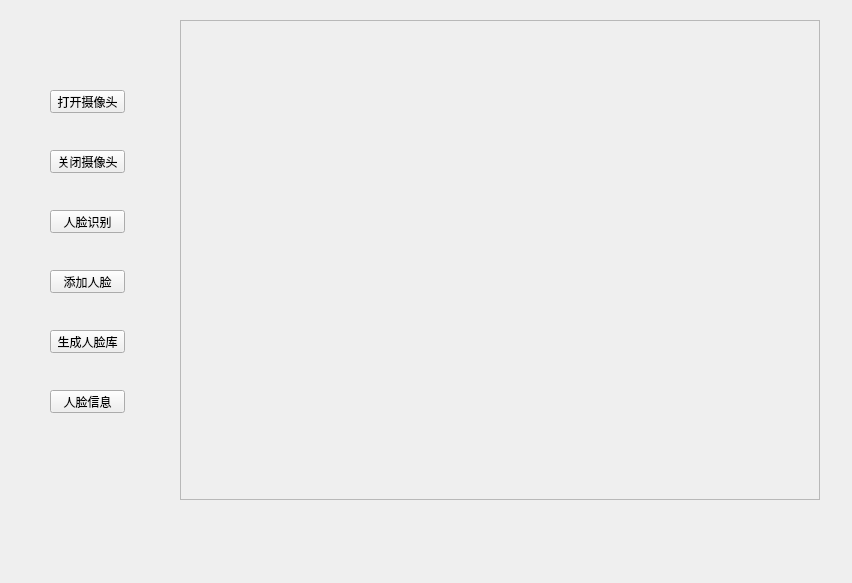
<?xml version="1.0" encoding="UTF-8"?>
<ui version="4.0">
 <class>Form</class>
 <widget class="QWidget" name="Form">
  <property name="geometry">
   <rect>
    <x>0</x>
    <y>0</y>
    <width>852</width>
    <height>583</height>
   </rect>
  </property>
  <property name="windowTitle">
   <string>Face Reg</string>
  </property>
  <widget class="QLabel" name="image_label">
   <property name="geometry">
    <rect>
     <x>180</x>
     <y>20</y>
     <width>640</width>
     <height>480</height>
    </rect>
   </property>
   <property name="frameShape">
    <enum>QFrame::StyledPanel</enum>
   </property>
   <property name="frameShadow">
    <enum>QFrame::Sunken</enum>
   </property>
   <property name="text">
    <string/>
   </property>
   <property name="textFormat">
    <enum>Qt::AutoText</enum>
   </property>
   <property name="scaledContents">
    <bool>false</bool>
   </property>
   <property name="alignment">
    <set>Qt::AlignCenter</set>
   </property>
  </widget>
  <widget class="QPushButton" name="OpenCamera_pushButton">
   <property name="geometry">
    <rect>
     <x>50</x>
     <y>90</y>
     <width>75</width>
     <height>23</height>
    </rect>
   </property>
   <property name="text">
    <string>打开摄像头</string>
   </property>
  </widget>
  <widget class="QPushButton" name="CloseCamera_pushButton">
   <property name="geometry">
    <rect>
     <x>50</x>
     <y>150</y>
     <width>75</width>
     <height>23</height>
    </rect>
   </property>
   <property name="text">
    <string>关闭摄像头</string>
   </property>
  </widget>
  <widget class="QPushButton" name="FaceReg_pushButton">
   <property name="geometry">
    <rect>
     <x>50</x>
     <y>210</y>
     <width>75</width>
     <height>23</height>
    </rect>
   </property>
   <property name="text">
    <string>人脸识别</string>
   </property>
  </widget>
  <widget class="QPushButton" name="addFace_pushButton">
   <property name="geometry">
    <rect>
     <x>50</x>
     <y>270</y>
     <width>75</width>
     <height>23</height>
    </rect>
   </property>
   <property name="text">
    <string>添加人脸</string>
   </property>
  </widget>
  <widget class="QPushButton" name="genFaceLib_pushButton">
   <property name="geometry">
    <rect>
     <x>50</x>
     <y>330</y>
     <width>75</width>
     <height>23</height>
    </rect>
   </property>
   <property name="text">
    <string>生成人脸库</string>
   </property>
  </widget>
  <widget class="QPushButton" name="getFaceInfo_pushButton">
   <property name="geometry">
    <rect>
     <x>50</x>
     <y>390</y>
     <width>75</width>
     <height>23</height>
    </rect>
   </property>
   <property name="text">
    <string>人脸信息</string>
   </property>
  </widget>
 </widget>
 <resources/>
 <connections/>
</ui>
